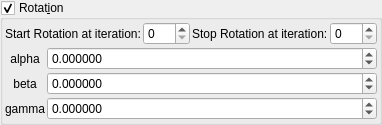
    <widget class="MyGroupBox" name="groupCheck_transf_function_enabledR_false">
     <property name="toolTip">
      <string/>
     </property>
     <property name="title">
      <string>Rotat&amp;ion</string>
     </property>
     <property name="checkable">
      <bool>true</bool>
     </property>
     <layout class="QVBoxLayout" name="verticalLayout_32" stretch="0,0">
      <property name="spacing">
       <number>2</number>
      </property>
      <property name="leftMargin">
       <number>2</number>
      </property>
      <property name="topMargin">
       <number>2</number>
      </property>
      <property name="rightMargin">
       <number>2</number>
      </property>
      <property name="bottomMargin">
       <number>2</number>
      </property>
      <item>
       <layout class="QGridLayout" name="gridLayout_67">
        <property name="spacing">
         <number>2</number>
        </property>
        <item row="0" column="3">
         <widget class="MySpinBox" name="spinboxInt_transf_stop_iterations_R">
          <property name="sizePolicy">
           <sizepolicy hsizetype="Minimum" vsizetype="Maximum">
            <horstretch>0</horstretch>
            <verstretch>0</verstretch>
           </sizepolicy>
          </property>
          <property name="maximum">
           <number>999</number>
          </property>
         </widget>
        </item>
        <item row="0" column="0">
         <widget class="QLabel" name="label_250">
          <property name="text">
           <string>Start Rotation at iteration:</string>
          </property>
         </widget>
        </item>
        <item row="0" column="2">
         <widget class="QLabel" name="label_251">
          <property name="text">
           <string>Stop Rotation at iteration:</string>
          </property>
         </widget>
        </item>
        <item row="0" column="1">
         <widget class="MySpinBox" name="spinboxInt_transf_start_iterations_R">
          <property name="sizePolicy">
           <sizepolicy hsizetype="Minimum" vsizetype="Maximum">
            <horstretch>0</horstretch>
            <verstretch>0</verstretch>
           </sizepolicy>
          </property>
          <property name="maximum">
           <number>999</number>
          </property>
         </widget>
        </item>
       </layout>
      </item>
      <item>
       <layout class="QGridLayout" name="gridLayout_13" columnstretch="0,1">
        <property name="spacing">
         <number>2</number>
        </property>
        <item row="2" column="1">
         <widget class="MyDoubleSpinBox" name="spinboxd3_transf_rotation_z">
          <property name="sizePolicy">
           <sizepolicy hsizetype="Minimum" vsizetype="Maximum">
            <horstretch>0</horstretch>
            <verstretch>0</verstretch>
           </sizepolicy>
          </property>
          <property name="prefix">
           <string/>
          </property>
          <property name="suffix">
           <string/>
          </property>
          <property name="decimals">
           <number>6</number>
          </property>
          <property name="minimum">
           <double>-180.000000000000000</double>
          </property>
          <property name="maximum">
           <double>180.000000000000000</double>
          </property>
          <property name="singleStep">
           <double>1.000000000000000</double>
          </property>
         </widget>
        </item>
        <item row="0" column="0">
         <widget class="QLabel" name="label_39">
          <property name="text">
           <string notr="true">alpha</string>
          </property>
          <property name="alignment">
           <set>Qt::AlignCenter</set>
          </property>
         </widget>
        </item>
        <item row="1" column="0">
         <widget class="QLabel" name="label_40">
          <property name="text">
           <string notr="true">beta</string>
          </property>
          <property name="alignment">
           <set>Qt::AlignCenter</set>
          </property>
         </widget>
        </item>
        <item row="1" column="1">
         <widget class="MyDoubleSpinBox" name="spinboxd3_transf_rotation_y">
          <property name="sizePolicy">
           <sizepolicy hsizetype="Minimum" vsizetype="Maximum">
            <horstretch>0</horstretch>
            <verstretch>0</verstretch>
           </sizepolicy>
          </property>
          <property name="prefix">
           <string/>
          </property>
          <property name="suffix">
           <string/>
          </property>
          <property name="decimals">
           <number>6</number>
          </property>
          <property name="minimum">
           <double>-180.000000000000000</double>
          </property>
          <property name="maximum">
           <double>180.000000000000000</double>
          </property>
          <property name="singleStep">
           <double>1.000000000000000</double>
          </property>
         </widget>
        </item>
        <item row="2" column="0">
         <widget class="QLabel" name="label_41">
          <property name="text">
           <string notr="true">gamma</string>
          </property>
          <property name="alignment">
           <set>Qt::AlignCenter</set>
          </property>
         </widget>
        </item>
        <item row="0" column="1">
         <widget class="MyDoubleSpinBox" name="spinboxd3_transf_rotation_x">
          <property name="sizePolicy">
           <sizepolicy hsizetype="Minimum" vsizetype="Maximum">
            <horstretch>0</horstretch>
            <verstretch>0</verstretch>
           </sizepolicy>
          </property>
          <property name="prefix">
           <string/>
          </property>
          <property name="suffix">
           <string/>
          </property>
          <property name="decimals">
           <number>6</number>
          </property>
          <property name="minimum">
           <double>-180.000000000000000</double>
          </property>
          <property name="maximum">
           <double>180.000000000000000</double>
          </property>
          <property name="singleStep">
           <double>1.000000000000000</double>
          </property>
         </widget>
        </item>
       </layout>
      </item>
     </layout>
    </widget>
